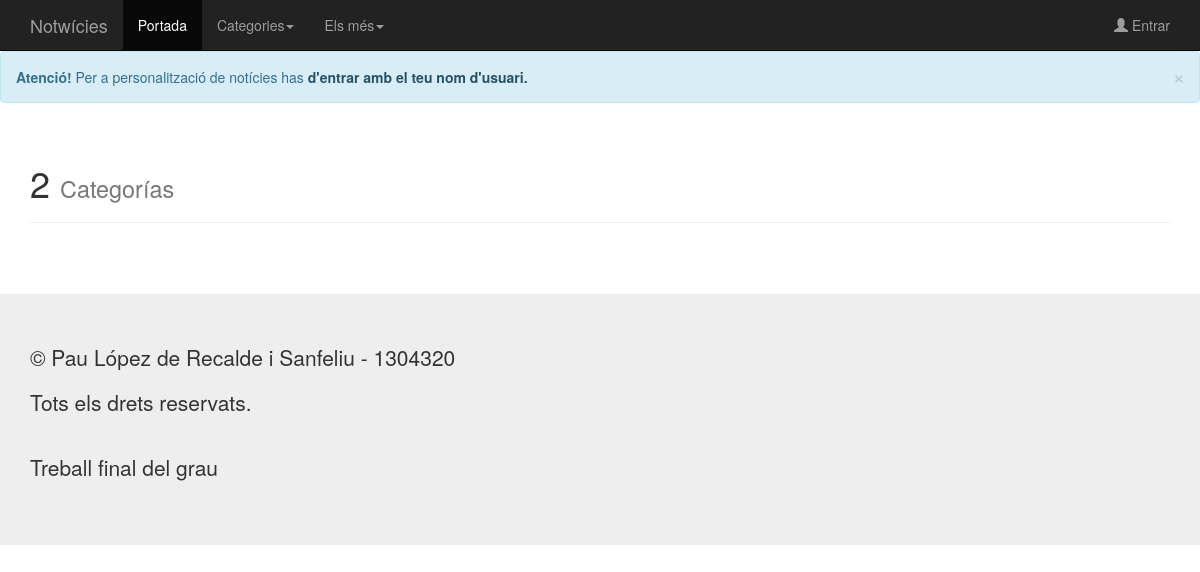
The app's page /notwicias/category/2/, older data.
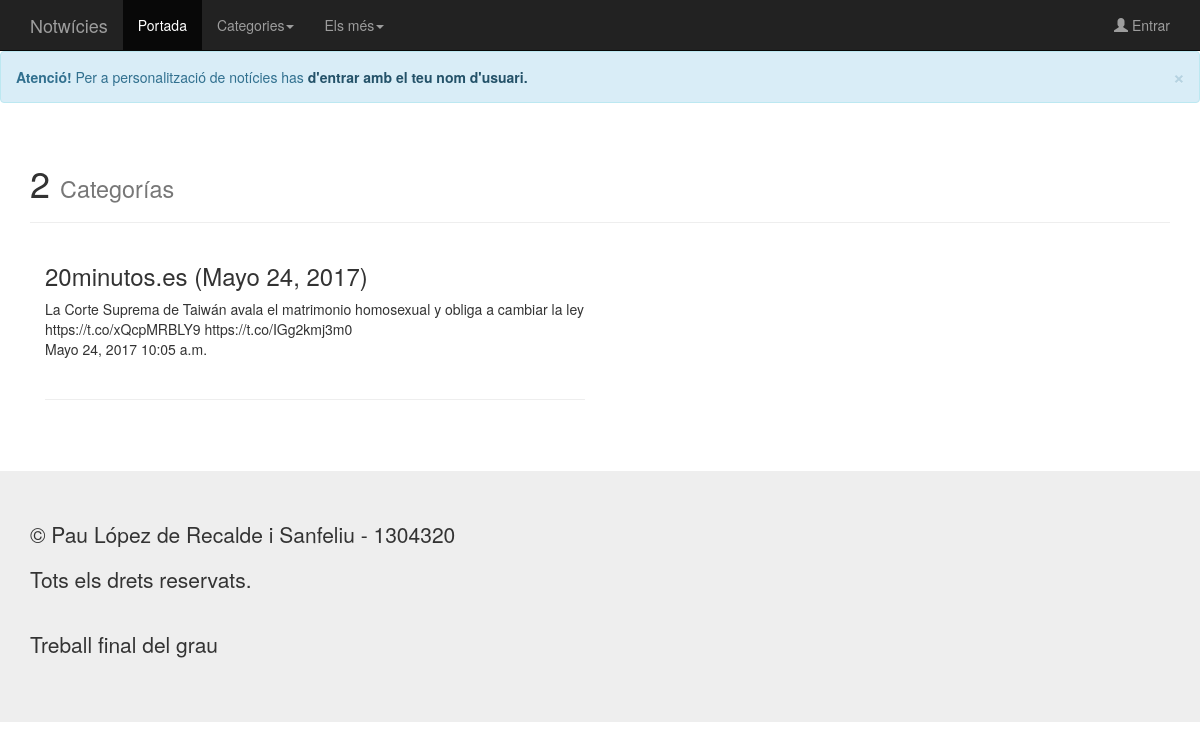
The same page, newer data.
### notwicias/models.py (models this page shows, shortened)
class Tweet(models.Model):
    twitter_id = models.BigIntegerField(unique=True)
    username = models.CharField(max_length=25)
    user = models.CharField(max_length=25)
    language = models.CharField(max_length=4)
    retweets = models.IntegerField()
    favorites = models.IntegerField()
    coordinates = models.CharField(max_length=50, null=True)
    text = models.CharField(max_length=160)
    date = models.DateField()
    time = models.TimeField()
    category = models.SmallIntegerField()

### notwicias/views.py (the view)
# urls.py: url(r'^category/(?P<category_id>[0-9]{1})/$', views.category, name='category'),
def category(request, category_id):
    category_set = Tweet.objects.filter(category=category_id).order_by('-twitter_id')[:5]
    return render(request, 'notwicias/category.html', {'category_set': category_set, 'category_id': category_id})

### notwicias/templates/notwicias/category.html
{% include "notwicias/include/header.html" %}
<div class="container">
    <div class="page-header">
        <h1>{{ category_id }}
            <small> Categorías</small>
        </h1>
    </div>
    {% for tweet in category_set %}
    <div class='col-sm-6'><h3>{{ tweet.user }} ({{ tweet.date }})</h3>
        {{ tweet.text }}<br />
        {{ tweet.date }} {{ tweet.time }}<br /><br /><hr>
    </div>
    {% endfor %}
</div>
{% include "notwicias/include/footer.html" %}

### notwicias/templates/notwicias/include/header.html (shortened to what this page needs)
<!DOCTYPE html>
<html lang="es">
<head>
    <link rel="stylesheet" href="https://maxcdn.bootstrapcdn.com/bootstrap/3.3.7/css/bootstrap.min.css">
</head>
<body>
<nav class="navbar navbar-inverse navbar-fixed-top">
    <div class="container">
        <div class="navbar-header">
            <a class="navbar-brand" href="index.php">Notwícies</a>
        </div>
        <div id="navbar" class="navbar-collapse collapse">
            <ul class="nav navbar-nav">
                <li class="active"><a href="index.php">Portada</a></li>
                <li class="dropdown">
                    <a href="#" class="dropdown-toggle" data-toggle="dropdown" role="button" aria-haspopup="true"
                       aria-expanded="false">Categories<span class="caret"></span></a>
                </li>
                <li class="dropdown">
                    <a href="#" class="dropdown-toggle" data-toggle="dropdown" role="button" aria-haspopup="true"
                       aria-expanded="false">Els més<span class="caret"></span></a>
                </li>
            </ul>
            <ul class="nav navbar-nav navbar-right">
                <li><a href="#" data-toggle="modal" data-target="#login"><span class="glyphicon glyphicon-user"></span>
                    Entrar</a></li>
            </ul>
        </div>
    </div>
</nav>
<div class="alert alert-info alert-dismissible fade in" role="alert">
    <button type="button" class="close" data-dismiss="alert" aria-label="Close"><span aria-hidden="true">&times;</span>
    </button>
    <strong>Atenció!</strong> Per a personalització de notícies has <a href="#" class="alert-link">d'entrar amb el teu
    nom d'usuari.</a>
</div>

### notwicias/templates/notwicias/include/footer.html (shortened to what this page needs)
<div class="jumbotron" style="margin-bottom:0px">
    <div class="container">
        <p>&copy; Pau López de Recalde i Sanfeliu - 1304320</p>
        <p>Tots els drets reservats.</p>
        <br>
        <p>Treball final del grau</p>
    </div>
</div>
</body>
</html>

Row changes from the older to the newer data that the page shows:
now on this page (row edited): Tweet: user "20minutos.es", date "Mayo 24, 2017", text "La Corte Suprema de Taiwán avala el matrimonio homosexual y obliga a cambiar la ley https://t.co/xQcpMRBLY9 https://t.co/IGg2kmj3m0", time "10:05 a.m."
